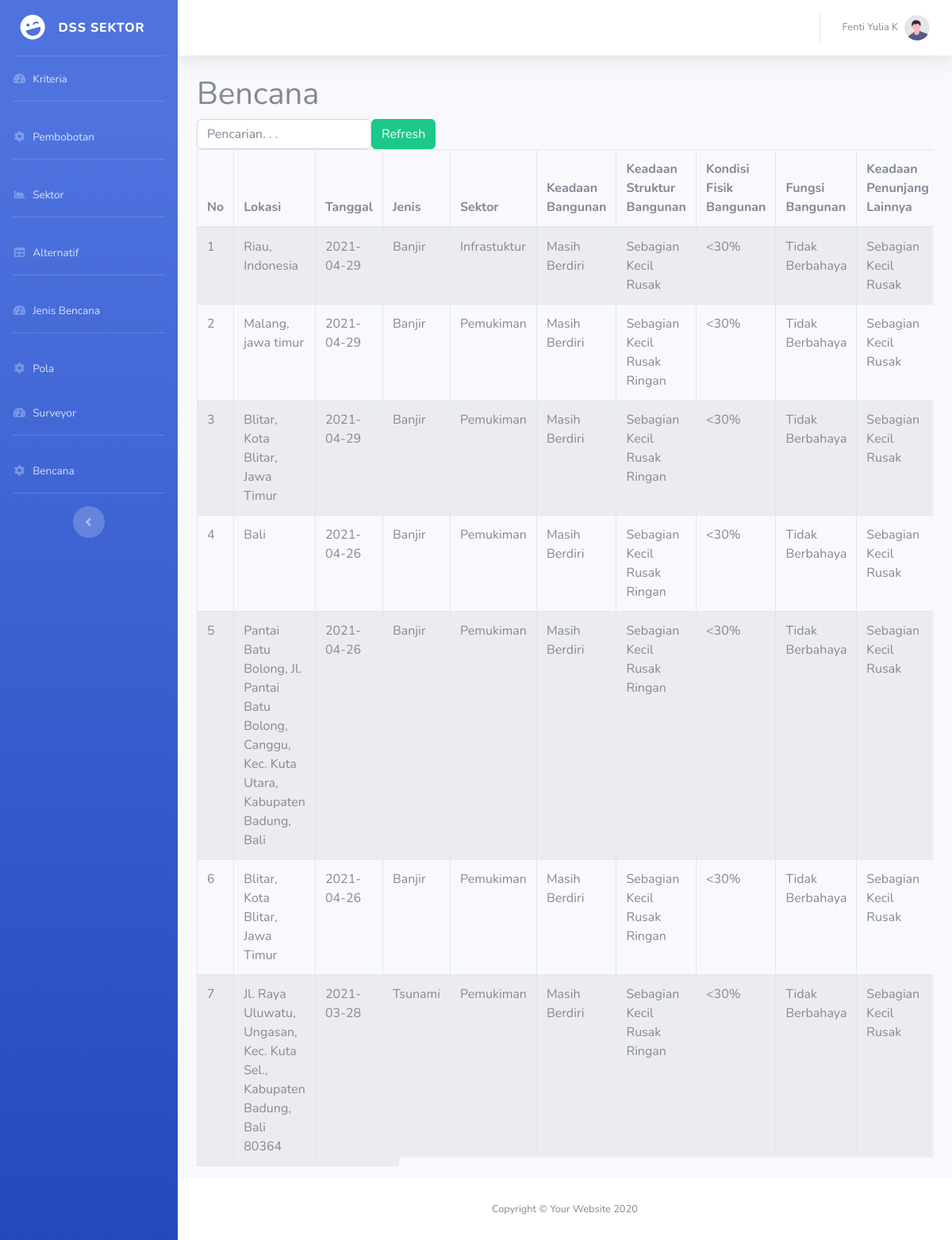
The page /?m=bencana on the database its author committed.
### tables this page shows
CREATE TABLE `tb_kriteria` (
  `id_kriteria` int(11) NOT NULL,
  `kode_kriteria` varchar(16) DEFAULT NULL,
  `nama_kriteria` varchar(255) DEFAULT NULL,
  `nilai_kriteria` int(11) DEFAULT NULL,
  `bb` int(11) DEFAULT NULL,
  `ba` int(11) DEFAULT NULL
);

CREATE TABLE `tb_bencana` (
  `id_bencana` int(11) NOT NULL,
  `lokasi` varchar(255) DEFAULT NULL,
  `tanggal_kejadian` date DEFAULT NULL,
  `tanggal_input` date DEFAULT NULL,
  `id_jenis` varchar(255) DEFAULT NULL,
  `id_sektor` varchar(255) DEFAULT NULL,
  `id_alternatif` varchar(16) DEFAULT NULL
);

CREATE TABLE `tb_jenis` (
  `id_jenis` int(11) NOT NULL,
  `nama_jenis` varchar(255) DEFAULT NULL
);

CREATE TABLE `tb_sektor` (
  `id_sektor` int(11) NOT NULL,
  `nama_sektor` varchar(255) DEFAULT NULL
);

CREATE TABLE `tb_crips` (
  `id_crips` int(11) NOT NULL,
  `id_kriteria` varchar(16) DEFAULT NULL,
  `nama_kriteria` varchar(125) NOT NULL,
  `nama_crips` varchar(255) DEFAULT NULL,
  `nilai` double DEFAULT NULL
);

### functions.php (called while the page is built, shortened)
<?php
include 'config.php';
include 'includes/db.php';
$db = new DB($config['server'], $config['username'], $config['password'], $config['database_name']);
$rows = $db->get_results("SELECT * FROM tb_crips ORDER BY id_kriteria, nilai");
$CRIPS = array();
foreach ($rows as $row) {
    $CRIPS[$row->id_crips] = $row;
}
$rows = $db->get_results("SELECT * FROM tb_kriteria ORDER BY kode_kriteria");
$KRITERIA = array();
foreach ($rows as $row) {
    $KRITERIA[$row->id_kriteria] = $row;
}
function get_rel_bencana()
{
    global $db;
    $rows = $db->get_results("SELECT * FROM tb_bencana_detail ORDER BY id_bencana, id_kriteria");
    $arr = array();
    foreach ($rows as $row) {
        $arr[$row->id_bencana][$row->id_kriteria] = $row->id_crips;
    }
    return $arr;
}

### config.php (called while the page is built)
<?php
$config["server"] = 'localhost';
$config["username"] = 'root';
$config["password"] = '';
$config["database_name"] = 'nn_topsis';

### includes/db.php (called while the page is built, shortened)
<?php
class DB
{
    var $conn = null;
    public function __construct($host, $username, $passwd, $dbname)
    {
        $this->conn = mysqli_connect($host, $username, $passwd, $dbname);
    }
    public function query($sql)
    {
        $query = mysqli_query($this->conn, $sql) or die('<pre>Error mysqli_query: ' . mysqli_error($this->conn) . '<br />' . $sql . '</pre>');
        return $query;
    }
    public function get_results($sql)
    {
        $query = $this->query($sql);
        $arr = array();
        while ($row = mysqli_fetch_object($query)) {
            $arr[] = $row;
        }
        return $arr;
    }
}

### bencana.php (the view, shortened to what this page needs)
<div class="page-header">
    <h1>Bencana</h1>
</div>
<div class="panel panel-default">
    <div class="panel-heading">
        <form class="form-inline">
            <div class="form-group">
                <input class="form-control" type="text" placeholder="Pencarian. . ." name="q" value="<?= $_GET['q'] ?>" />
            </div>
            <div class="form-group">
                <button class="btn btn-success"><span class="glyphicon glyphicon-refresh"></span> Refresh</button>
            </div>
        </form>
    </div>
    <div class="table-responsive">
        <table class="table table-bordered table-hover table-striped">
            <thead>
                <tr>
                    <th>No</th>
                    <th>Lokasi</th>
                    <th>Tanggal</th>
                    <th>Jenis</th>
                    <th>Sektor</th>
                    <?php foreach ($KRITERIA as $key => $val) : ?>
                        <th><?= $val->nama_kriteria ?></th>
                    <?php endforeach ?>
                </tr>
            </thead>
            <?php
            $q = esc_field($_GET['q']);
            $rows = $db->get_results("SELECT * FROM tb_bencana b INNER JOIN tb_jenis j ON j.id_jenis=b.id_jenis INNER JOIN tb_sektor s ON s.id_sektor=b.id_sektor WHERE lokasi LIKE '%$q%' OR nama_jenis LIKE '%$q%' OR nama_sektor LIKE '%$q%' ORDER BY id_bencana DESC");
            $data = get_rel_bencana();
            $no = 0;
            foreach ($rows as $row) : ?>
                <tr>
                    <td><?= ++$no ?></td>
                    <td><?= $row->lokasi ?></td>
                    <td><?= $row->tanggal_kejadian ?></td>
                    <td><?= $row->nama_jenis ?></td>
                    <td><?= $row->nama_sektor ?></td>
                    <?php foreach ($data[$row->id_bencana] as $key => $val) : ?>
                        <td><?= $CRIPS[$val]->nama_crips ?></td>
                    <?php endforeach ?>
                </tr>
            <?php endforeach ?>
        </table>
    </div>
</div>

### rows shown on the page
tb_kriteria: nama_kriteria "Keadaan Bangunan"
tb_kriteria: nama_kriteria "Keadaan Struktur Bangunan"
tb_kriteria: nama_kriteria "Kondisi Fisik Bangunan"
tb_kriteria: nama_kriteria "Fungsi Bangunan"
tb_kriteria: nama_kriteria "Keadaan Penunjang Lainnya"
tb_bencana: lokasi "Riau, Indonesia", tanggal_kejadian "2021-04-29", id_jenis.nama_jenis "Banjir", id_sektor.nama_sektor "Infrastuktur", id_bencana.nama_crips "Masih Berdiri", id_bencana.nama_crips "Sebagian Kecil Rusak", id_bencana.nama_crips "<30%", id_bencana.nama_crips "Tidak Berbahaya"
tb_bencana: lokasi "Malang, jawa timur", tanggal_kejadian "2021-04-29", id_jenis.nama_jenis "Banjir", id_sektor.nama_sektor "Pemukiman", id_bencana.nama_crips "Masih Berdiri", id_bencana.nama_crips "Sebagian Kecil Rusak Ringan", id_bencana.nama_crips "<30%", id_bencana.nama_crips "Tidak Berbahaya", id_bencana.nama_crips "Sebagian Kecil Rusak"
tb_bencana: lokasi "Blitar, Kota Blitar, Jawa Timur", tanggal_kejadian "2021-04-29", id_jenis.nama_jenis "Banjir", id_sektor.nama_sektor "Pemukiman", id_bencana.nama_crips "Masih Berdiri", id_bencana.nama_crips "Sebagian Kecil Rusak Ringan", id_bencana.nama_crips "<30%", id_bencana.nama_crips "Tidak Berbahaya", id_bencana.nama_crips "Sebagian Kecil Rusak"
tb_bencana: lokasi "Bali", tanggal_kejadian "2021-04-26", id_jenis.nama_jenis "Banjir", id_sektor.nama_sektor "Pemukiman", id_bencana.nama_crips "Masih Berdiri", id_bencana.nama_crips "Sebagian Kecil Rusak Ringan", id_bencana.nama_crips "<30%", id_bencana.nama_crips "Tidak Berbahaya", id_bencana.nama_crips "Sebagian Kecil Rusak"
tb_bencana: lokasi "Pantai Batu Bolong, Jl. Pantai Batu Bolong, Canggu, Kec. Kuta Utara, Kabupaten Badung, Bali", tanggal_kejadian "2021-04-26", id_jenis.nama_jenis "Banjir", id_sektor.nama_sektor "Pemukiman", id_bencana.nama_crips "Masih Berdiri", id_bencana.nama_crips "Sebagian Kecil Rusak Ringan", id_bencana.nama_crips "<30%", id_bencana.nama_crips "Tidak Berbahaya", id_bencana.nama_crips "Sebagian Kecil Rusak"
tb_bencana: lokasi "Blitar, Kota Blitar, Jawa Timur", tanggal_kejadian "2021-04-26", id_jenis.nama_jenis "Banjir", id_sektor.nama_sektor "Pemukiman", id_bencana.nama_crips "Masih Berdiri", id_bencana.nama_crips "Sebagian Kecil Rusak Ringan", id_bencana.nama_crips "<30%", id_bencana.nama_crips "Tidak Berbahaya", id_bencana.nama_crips "Sebagian Kecil Rusak"
tb_bencana: lokasi "Jl. Raya Uluwatu, Ungasan, Kec. Kuta Sel., Kabupaten Badung, Bali 80364", tanggal_kejadian "2021-03-28", id_jenis.nama_jenis "Tsunami", id_sektor.nama_sektor "Pemukiman", id_bencana.nama_crips "Masih Berdiri", id_bencana.nama_crips "Sebagian Kecil Rusak Ringan", id_bencana.nama_crips "<30%", id_bencana.nama_crips "Tidak Berbahaya", id_bencana.nama_crips "Sebagian Kecil Rusak"
